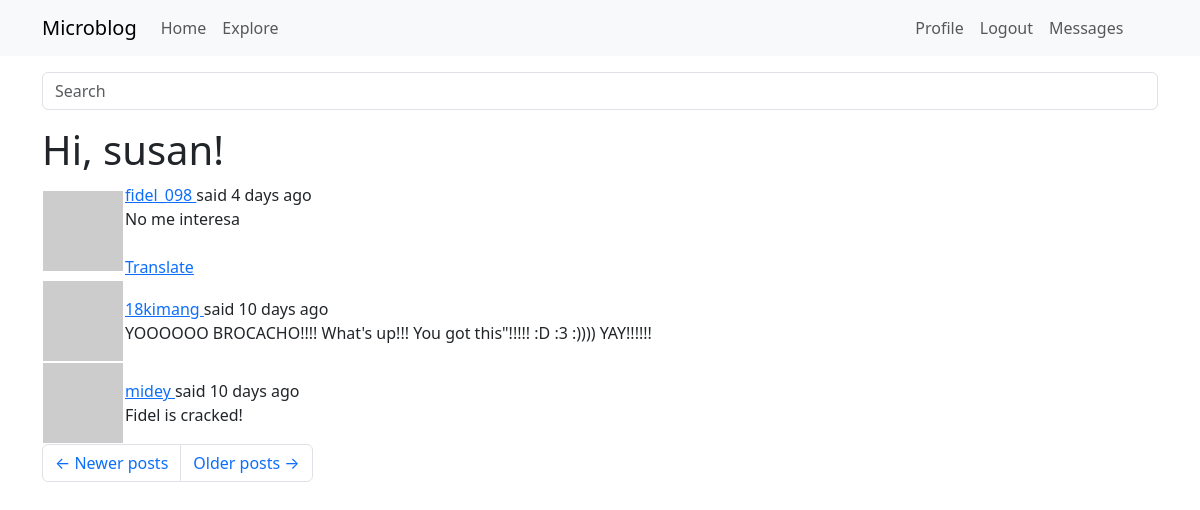
Screenshot of /explore?page=2 (signed in) with the database file from the repository.
### app/models.py (models this page shows, shortened)
class PaginatedAPIMixin(object):
    @staticmethod
    def to_collection_dict(query, page, per_page, endpoint, **kwargs): #it takes an sql query, a page number and a page size
        resources = db.paginate(query, page=page, per_page=per_page, error_out=False)
        data = {
          'items': [item.to_dict() for item in resources.items],
            '_meta': {
                'page': page,
                'per_page': per_page,
                'total_pages': resources.pages,
                'total_items': resources.total
            },
            '_links': {
                'self': url_for(endpoint, page=page, per_page=per_page,
                                **kwargs), #takes the endpoint argument for the view function that needs to be used in the url_for calls
                'next': url_for(endpoint, page=page + 1, per_page=per_page,
                                **kwargs) if resources.has_next else None,
                'prev': url_for(endpoint, page=page - 1, per_page=per_page,
                                **kwargs) if resources.has_prev else None
            }
        }
        return data

class User(PaginatedAPIMixin, UserMixin, db.Model):
    __tablename__ = "user"
    id: so.Mapped[int] = so.mapped_column(primary_key=True)
    username: so.Mapped[str] = so.mapped_column(sa.String(64), index=True, unique=True)
    email: so.Mapped[str] = so.mapped_column(sa.String(120), index=True, unique=True)
    password_hash: so.Mapped[Optional[str]] = so.mapped_column(sa.String(256))
    posts: so.WriteOnlyMapped['Post'] = so.relationship(back_populates='author')
    about_me: so.Mapped[Optional[str]] = so.mapped_column(sa.String(140))
    last_seen: so.Mapped[Optional[datetime]] = so.mapped_column(default=lambda:
                                datetime.now(timezone.utc))
    def avatar(self, size):
        digest = md5(self.email.lower().encode('utf-8')).hexdigest()
        return f'https://www.gravatar.com/avatar/{digest}?d=identicon&s={size}'
    following: so.WriteOnlyMapped['User'] = so.relationship(
        secondary=followers,
        primaryjoin=(followers.c.follower_id == id),
        secondaryjoin=(followers.c.followed_id == id),
        back_populates='followers')
    followers: so.WriteOnlyMapped['User'] = so.relationship(
        secondary=followers, primaryjoin=(followers.c.followed_id == id),
        secondaryjoin=(followers.c.follower_id == id),
        back_populates='following')
    last_message_read_time: so.Mapped[Optional[datetime]]
    messages_sent: so.WriteOnlyMapped['Message'] = so.relationship(foreign_keys='Message.sender_id', back_populates='author')
    messages_recieved: so.WriteOnlyMapped['Message'] = so.relationship(foreign_keys='Message.recipient_id', back_populates='recipient')
    def unread_message_count(self):
        last_read_time = self.last_message_read_time or datetime(1900, 1, 1)
        query = sa.select(Message).where(Message.recipient == self, Message.timestamp > last_read_time)
        return db.session.scalar(sa.select(sa.func.count()).select_from(query.subquery()))
    notifications: so.WriteOnlyMapped['Notification'] = so.relationship(back_populates='user')
    tasks: so.WriteOnlyMapped['Task'] = so.relationship(back_populates='user')
    def get_tasks_in_progress(self):
        query = self.tasks.select().where(Task.complete == False)
        return db.session.scalars(query)
    token: so.Mapped[Optional[str]] = so.mapped_column(sa.String(32), index=True, unique=True)
    token_expiration: so.Mapped[Optional[datetime]] = so.mapped_column(sa.DateTime)

class SearchableMixin(object):
    @classmethod
    def before_commit(cls, session):
        session._changes = { #session._changes is a custom attribute added to the session object to track changes made during the session
            'add': list(session.new), #list of new objects to be added
            'update': list(session.dirty), #list of modified objects
            'delete': list(session.deleted) #list of deleted objects
        }
    @classmethod
    def after_commit(cls, session):
        for obj in session._changes['add']:
            if isinstance(obj, SearchableMixin):
                add_to_index(obj.__tablename__, obj)
        for obj in session._changes['update']:
            if isinstance(obj, SearchableMixin):
                add_to_index(obj.__tablename__, obj)
        for obj in session._changes['delete']:
            if isinstance(obj, SearchableMixin):
                remove_from_index(obj.__tablename__, obj)
        session._changes = None

class Post(SearchableMixin, db.Model):
    __tablename__ = "post"
    __searchable__ = ['body'] #this indicates that the body field of the Post model should be indexed for full-text search
    id: so.Mapped[int] = so.mapped_column(primary_key=True)
    body: so.Mapped[str] = so.mapped_column(sa.String(140))
    timestamp: so.Mapped[datetime] = so.mapped_column(index=True, default=lambda: datetime.now(timezone.utc))
    user_id: so.Mapped[int] = so.mapped_column(sa.ForeignKey(User.id), index=True)
    author: so.Mapped[User] = so.relationship(back_populates='posts')
    language: so.Mapped[Optional[str]] = so.mapped_column(sa.String(5))

### app/main/routes.py (the view)
@bp.route('/explore')
@login_required
def explore():
    page = request.args.get('page', 1, type=int)
    query = sa.select(Post).order_by(Post.timestamp.desc())
    posts = db.paginate(query, page=page, per_page=current_app.config['POSTS_PER_PAGE'], error_out=False)
    next_url=None
    prev_url=None
    if posts.has_next:
        next_url = url_for('main.explore', page=posts.next_num)
    else:
        None
    if posts.has_prev:
        prev_url = url_for('main.explore', page=posts.prev_num)
    else:
        None
    return render_template('index.html', title=_('Explore'), next_url=next_url, prev_url=prev_url, posts=posts.items, delete_form=EmptyForm())

### app/main/forms.py
class SearchForm(FlaskForm):
    q = StringField(_l('Search'), validators=[DataRequired()])
    def __init__(self, *args, **kwargs):
        if 'formdata' not in kwargs:
            kwargs['formdata'] = request.args
        if 'meta' not in kwargs:
            kwargs['meta'] = {'csrf': False}
        super(SearchForm, self).__init__(*args, **kwargs)

class EmptyForm(FlaskForm):
    submit = SubmitField(_l('Submit'))

### app/__init__.py (called while the page is built)
def get_locale():
    return request.accept_languages.best_match(current_app.config['LANGUAGES'])

### app/main/routes.py (called while the page is built)
@bp.before_request
def before_request():
    if current_user.is_authenticated:
        current_user.last_seen = datetime.now(timezone.utc)
        db.session.commit()
        g.search_form = SearchForm()
    g.locale = str(get_locale())

### app/models.py (called while the page is built)
@login.user_loader
def load_user(id):
    return db.session.get(User, int(id))

### app/templates/index.html (shortened to what this page needs)
{% extends "base.html" %}
{% import "bootstrap_wtf.html" as wtf %}
{% block content %}
    <h1>{{ _('Hi, %(username)s!', username=current_user.username) }}</h1>
    {% for post in posts %}
        {% include '_post.html' %}
    {% endfor %}
    <nav aria-label="Post navigation">
        <ul class="pagination">
            <li class="page-item{% if not prev_url %} disabled{% endif %}">
                <a class="page-link" href="{{ prev_url }}">
                    <span aria-hidden="true">&larr;</span> {{ _('Newer posts') }}
                </a>
            </li>
            <li class="page-item{% if not next_url %} disabled{% endif %}">
                <a class="page-link" href="{{ next_url }}">
                    {{ _('Older posts') }} <span aria-hidden="true">&rarr;</span>
                </a>
            </li>
        </ul>
    </nav>
{% endblock %}

### app/templates/_post.html (shortened to what this page needs)
<table class=""table table-hover>
    <tr>
        <td width="70px">
            <a href="{{ url_for('main.user', username=post.author.username) }}">
            <img src="{{ post.author.avatar(36) }}">
            </a>
        </td>
        <td>
            {{ _('%(username)s said %(when)s',
                username=user_link, when=moment(post.timestamp).fromNow()) }}
                <br>
            <span id="post{{ post.id }}">{{ post.body }}</span>
            {% if post.language and post.language != g.locale %}
            <br><br>
            <span id="translation{{ post.id }}">
                    <a href="javascript:translate(
                                'post{{ post.id }}',
                                'translation{{ post.id }}',
                                '{{ post.language }}',
                                '{{ g.locale }}');">{{ _('Translate') }}</a>
                </span>
            {% endif %}
        </td>
    </tr>
</table>

### rows the page displays
Post: body "No me interesa"
Post: body "YOOOOOO BROCACHO!!!! What's up!!! You got this\"!!!!! :D :3 :)))) YAY!!!!!!"
Post: body "Fidel is cracked!"
